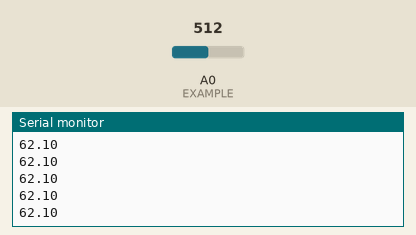
This sketch was run on a simulated Arduino Uno, built with avr-gcc and run on an emulated ATmega328P. Parts: the last lines printed to the serial monitor. Inputs (shaded band) come from the test bench; at power-on: A0 (EXAMPLE) = 512.

Above: at 1.2 s.
1.3 s: A0 (EXAMPLE) set to 716
At 1.9 s:
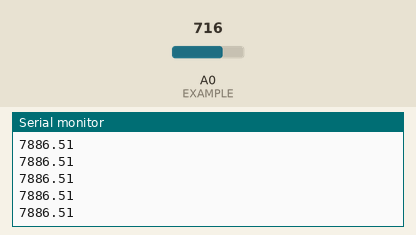
2.8 s: A0 (EXAMPLE) set to 900
At 3.3 s:
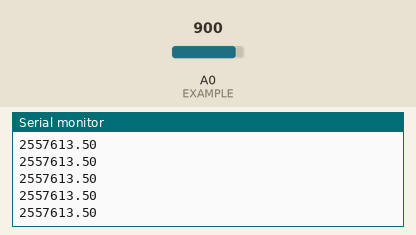
Timing chart, 0 to 5.8 s (numbered marks = the images above; inputs shaded):
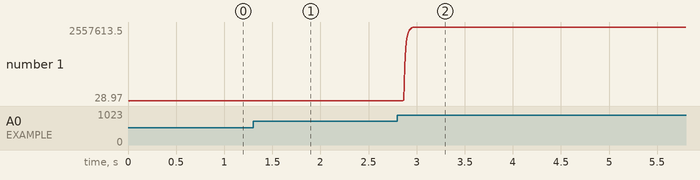

Measured:
- after the input at 1.3 s, the serial monitor: prints a new line after 0.07 s (image 1)
- after the input at 2.8 s, the serial monitor: prints a new line after 0.06 s (image 2)
- plotted number 1: 62.1 → 7886.51 after the input at 1.3 s, 7886.51 → 2557613.5 after the input at 2.8 s

The sketch:

FLEX_Driver.ino
```cpp
#include "FLEX_interface.h"

#define EXAMPLE   A0


void setup() {
  // put your setup code here, to run once:
  Serial.begin(9600);
  pinMode(EXAMPLE,INPUT);
}

void loop() {
  // put your main code here, to run repeatedly:

//Serial.print(FLEX_Resistance(EXAMPLE));
//Serial.print(" ");

Serial.println(FLEX_Angle(EXAMPLE,FLEX42R));

}
```

FLEX_config.h
```cpp
/****************************************************/
/* Author   : Hamdy Osama Mohamed                   */
/* Date     : 20/11/2020                             */
/* Version  : V01                                   */
/* File     : FLEX Driver                            */
/****************************************************/
#ifndef FLEX_CONFIG_H
#define FLEX_CONFIG_H

/*Driver Configuration*/
//Choose number of sensor readings to take average on
/*Options: Write positive number to determine # of readings
           Default Value = 10     range (1:255)
           Note that larger # of readings will cause slower system
 */
 #define NUMBER_OF_READINGS    40

//Choose Resistance Value in Voltage divider configuration (Vanalog to Ground)
/*Options: Write Value of Resistance in Ohms
           Default Value of 10KOHM =   10000
*/
 #define CONSTANT_RESISTANCE   50000

#endif
```

FLEX_interface.h
```cpp
/****************************************************/
/* Author   : Hamdy Osama Mohamed                   */
/* Date     : 20/11/2020                             */
/* Version  : V01                                   */
/* File     : FLEX Driver                            */
/****************************************************/
#ifndef FLEX_INTERFACE_H
#define FLEX_INTERFACE_H

/*Function Prototypes*/
int FLEX_Pin_Reading(short FLEX_Pin);      					/*used to get average voltage reading from FLEX Sensor*/
float FLEX_Resistance(short FLEX_Pin);       					/*used to get Sensor Resistance value*/
float FLEX_Angle(short FLEX_Pin,short FLEX_Num);      /*used to get predicted Angle on sensor from model*/
 //Note About FLEX_Angle....
 // starts reading values above 9 degrees deflection
 // requires giving the parameter FLEX_Num that represents the Flex sesnor used
 // check the back of the Flex Sensor and choose approriate Macro from below...

/*Interface Definitions:*/
//FLEX_Num Options
#define FLEX5       5
#define FLEX6       6
#define FLEX13     13
#define FLEX21     21
#define FLEX24     24
#define FLEX29     29
#define FLEX31     31
#define FLEX32     32
#define FLEX34     34
#define FLEX42     42
#define FLEX42R    44
#define FLEX43     43


#endif
```

FLEX_program.ino
```cpp
/****************************************************/
/* Author   : Hamdy Osama Mohamed                   */
/* Date     : 20/11/2020                             */
/* Version  : V01                                   */
/* File     : FLEX Driver                            */
/****************************************************/
#include "FLEX_interface.h"
#include "FLEX_config.h"
#include "FLEX_private.h"


/*Global Variables*/
float filtered_angle5=0;
float filtered_angle6=0;
float filtered_angle13=0;
float filtered_angle21=0;
float filtered_angle24=0;
float filtered_angle29=0;
float filtered_angle31=0;
float filtered_angle32=0;
float filtered_angle34=0;
float filtered_angle42=0;
float filtered_angle42R=0;
float filtered_angle43=0;

/*Function Implementation*/
int FLEX_Pin_Reading(short FLEX_Pin){
  long Sum=0;                                           /*used to store all pin readings addition*/
  if(NUMBER_OF_READINGS<=0){                           /*Check Configurations*/
    Serial.println("Wrong Number of Readings set in Configuration");
    return -1;                                         /*Error State*/
  }
  else {
    for (short i=0;i<NUMBER_OF_READINGS;i++){          /*Add all readings to help return average*/
      Sum+=analogRead(FLEX_Pin);
     // delay(1);
    }
  }
  return Sum/NUMBER_OF_READINGS;                       /*Return Average*/
}

float FLEX_Resistance(short FLEX_Pin){
  int Reading=FLEX_Pin_Reading(FLEX_Pin);              /*Get Average Pin Reading*/
  /*Calculate FLEX Resistance based on Voltage Divider Configuration*/
  if (CONSTANT_RESISTANCE>0){                          /*Check Configurations*/
    return ((CONSTANT_RESISTANCE*Reading)/float(1023-Reading));
  }
  else{
    Serial.println("Wrong Constant resistance value set in Configuration");
    return -1;                                         /*Error State*/
  }
}


float FLEX_Angle(short FLEX_Pin,short FLEX_Num){
  float angle;
  float filtered_angle;
  float resistance=FLEX_Resistance(FLEX_Pin);
  angle=Calculate_Angle(resistance,FLEX_Num);          //Start Calculating Angle based on sensor curve
  //return angle;
  if (angle>=9){                                        //Average Sensor Force Sensitivity
  filtered_angle=Filter_Angle(angle,FLEX_Num); //Low Pass Filter
  return filtered_angle;
  }
  angle=0;
  filtered_angle=Filter_Angle(angle,FLEX_Num); //Low Pass Filter
  return filtered_angle;
}


static float Calculate_Angle(float FLEX_Resistance,short FLEX_Num){
	if (FLEX_Num==FLEX24)
		return (((-5.205*pow(10,-13)*pow(FLEX_Resistance,4))+(7.538*pow(10,-8)*pow(FLEX_Resistance,3))+(-0.001557*pow(FLEX_Resistance,2))+(0.7537*FLEX_Resistance)+0.3804)/(FLEX_Resistance+0.5678)); //Based on Force-Resistance Curve Fitting
	else if (FLEX_Num==FLEX29)
    return ((8.388*pow(10,-21)*pow(FLEX_Resistance,5))+(-1.655*pow(10,-15)*pow(FLEX_Resistance,4))+(1.265*pow(10,-10)*pow(FLEX_Resistance,3))+(-4.635*pow(10,-6)*pow(FLEX_Resistance,2))+(0.08214*FLEX_Resistance)-569.1);
  else if (FLEX_Num==FLEX21)
    return (5.713*pow(10,-11)*pow(FLEX_Resistance,2.529));
  else if (FLEX_Num==FLEX42 ||FLEX_Num==FLEX34||FLEX_Num==FLEX5||FLEX_Num==FLEX43||FLEX_Num==FLEX32||FLEX_Num==FLEX6||FLEX_Num==FLEX13)
    return ((-4.645*pow(10,-9)*pow(FLEX_Resistance,2))+(0.003213*FLEX_Resistance)-90.89);
  else if (FLEX_Num==FLEX31)
    return ((1.825*pow(10,-12)*pow(FLEX_Resistance,3))+(-1.71*pow(10,-7)*pow(FLEX_Resistance,2))+(0.007142*FLEX_Resistance)-106.5);
	else if (FLEX_Num==FLEX42R)
    return ((2.269*pow(10,-16)*pow(FLEX_Resistance,4))+(-3.624*pow(10,-11)*pow(FLEX_Resistance,3))+(2.136*pow(10,-6)*pow(FLEX_Resistance,2))+(-0.0523*FLEX_Resistance)+448.7);

	else
		return -1;  //	ERROR STATE
}

static float Filter_Angle(float FLEX_Angle,short FLEX_Num){
  if (FLEX_Num==FLEX24){
    filtered_angle24=(0.5335*filtered_angle24 + 0.4665*FLEX_Angle);    //Low Pass Filter
    return filtered_angle24;
  }
  else if (FLEX_Num==FLEX29){
    filtered_angle29=(0.5335*filtered_angle29 + 0.4665*FLEX_Angle);    //Low Pass Filter
    return filtered_angle29;
  }
  else if (FLEX_Num==FLEX21){
    filtered_angle21=(0.5335*filtered_angle21 + 0.4665*FLEX_Angle);    //Low Pass Filter
    return filtered_angle21;
  }
  else if (FLEX_Num==FLEX42){
    filtered_angle42=(0.5335*filtered_angle42 + 0.4665*FLEX_Angle);    //Low Pass Filter
    return filtered_angle42;
  }
  else if (FLEX_Num==FLEX34){
    filtered_angle34=(0.5335*filtered_angle34 + 0.4665*FLEX_Angle);    //Low Pass Filter
    return filtered_angle34;
  }
  else if (FLEX_Num==FLEX5){
    filtered_angle5=(0.5335*filtered_angle5 + 0.4665*FLEX_Angle);    //Low Pass Filter
    return filtered_angle5;
  }
  else if (FLEX_Num==FLEX43){
    filtered_angle43=(0.5335*filtered_angle43 + 0.4665*FLEX_Angle);    //Low Pass Filter
    return filtered_angle43;
  }
  else if (FLEX_Num==FLEX32){
    filtered_angle32=(0.5335*filtered_angle32 + 0.4665*FLEX_Angle);    //Low Pass Filter
    return filtered_angle32;
  }
  else if (FLEX_Num==FLEX6){
    filtered_angle6=(0.5335*filtered_angle6 + 0.4665*FLEX_Angle);    //Low Pass Filter
    return filtered_angle6;
  }
  else if (FLEX_Num==FLEX13){
    filtered_angle13=(0.5335*filtered_angle13 + 0.4665*FLEX_Angle);    //Low Pass Filter
    return filtered_angle13;
  }
  else if (FLEX_Num==FLEX31){
    filtered_angle31=(0.5335*filtered_angle31 + 0.4665*FLEX_Angle);    //Low Pass Filter
    return filtered_angle31;
  }
  else if (FLEX_Num==FLEX42R){
    filtered_angle42R=(0.5335*filtered_angle42R + 0.4665*FLEX_Angle);    //Low Pass Filter
    return filtered_angle42R;
  }
  else{
    return -1; //ERROR STATE
  }
}
```

FLEX_private.h
```cpp
/****************************************************/
/* Author   : Hamdy Osama Mohamed                   */
/* Date     : 20/11/2020                             */
/* Version  : V01                                   */
/* File     : FLEX Driver                            */
/****************************************************/
#ifndef FSR_PRIVATE_H
#define FSR_PRIVATE_H

static float Calculate_Angle(float FLEX_Resistance,short FLEX_Num);      //used to calculate force based on specific sensor curve fitting
static float Filter_Angle(float FLEX_Angle,short FLEX_Num);              //used to increment filtered force variable based on specific sensor

#endif
```
